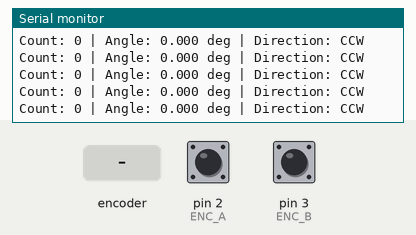
The sketch below on a simulated Arduino Uno, built with avr-gcc and run on an emulated ATmega328P. Parts: the last lines printed to the serial monitor. The test bench sets the inputs (shaded band); at power-on: pin 2 (ENC_A) HIGH, pin 3 (ENC_B) HIGH.

Above: at 1.2 s.
1.3 s: rotary encoder on pin 2 (ENC_A) / pin 3 (ENC_B) turned 1 step (first pin leading)
At 1.33 s:
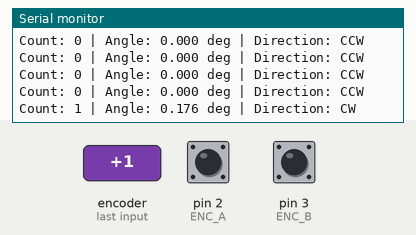
3.0 s: rotary encoder on pin 2 (ENC_A) / pin 3 (ENC_B) turned 3 steps (first pin leading)
At 3.04 s:
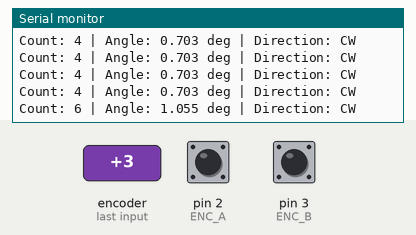
6.6 s: rotary encoder on pin 2 (ENC_A) / pin 3 (ENC_B) turned 2 steps (second pin leading)
At 6.67 s:
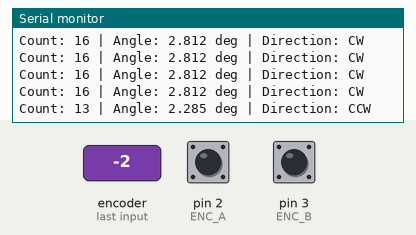
Timing chart, 0 to 9.6 s (numbered marks = the images above; inputs shaded):
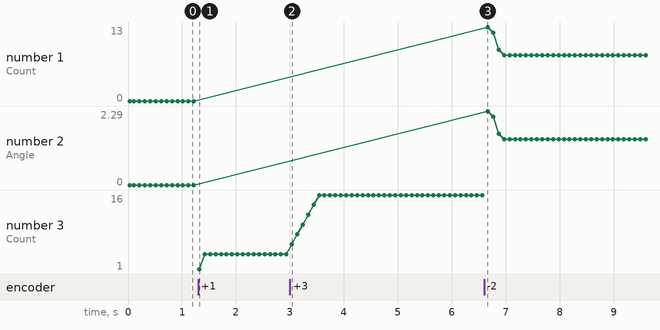

The sketch:

InterruptEncoderTest.ino
```cpp
// ================= ENCODER PINS =================
#define ENC_A 2   // INT0; Green Wire
#define ENC_B 3   // INT1; White Wire

// ================= ENCODER VARIABLES =================
volatile long encoderCount = 0;
volatile int encoderDirection = 0;
volatile uint8_t lastState = 0;

// Quadrature state transition table
// index = (lastState << 2) | currentState
// value = +1, -1, or 0
const int8_t quadTable[16] = {
   0, -1,  1,  0,
   1,  0,  0, -1,
  -1,  0,  0,  1,
   0,  1, -1,  0
};

// ================= ENCODER ISR =================
void encoderISR() {
  uint8_t currentState =
    (digitalRead(ENC_A) << 1) | digitalRead(ENC_B);

  uint8_t index = (lastState << 2) | currentState;
  int8_t delta = quadTable[index];

  if (delta != 0) {
    encoderCount += delta;
    encoderDirection = (delta > 0) ? 1 : -1;
  }

  lastState = currentState;
}

// ================= SETUP =================
void setup() {
  Serial.begin(9600);

  pinMode(ENC_A, INPUT_PULLUP);
  pinMode(ENC_B, INPUT_PULLUP);

  // Read initial encoder state
  lastState =
    (digitalRead(ENC_A) << 1) | digitalRead(ENC_B);

  // Attach interrupts for full 4× decoding
  attachInterrupt(digitalPinToInterrupt(ENC_A), encoderISR, CHANGE);
  attachInterrupt(digitalPinToInterrupt(ENC_B), encoderISR, CHANGE);

  Serial.println("4x Quadrature Encoder Ready");
}

// ================= LOOP =================
void loop() {
  long count;
  int dir;

  // Atomic read
  noInterrupts();
  count = encoderCount;
  dir = encoderDirection;
  interrupts();

  // Convert count to angle (degrees)
  float angle = (count * 360.0) / 2048.0;
  // Convert count to radians
  float rads = (count * 2 * PI) / 2048.0;

  Serial.print("Count: ");
  Serial.print(count);
  Serial.print(" | Angle: ");
  Serial.print(angle, 3);
  Serial.print(" deg | Direction: ");
  Serial.println(dir == 1 ? "CW" : "CCW");

  delay(100);
}
```

Measured:
- after the input at 1.3 s, the serial monitor: prints a new line at once (image 1)
- after the input at 3.0 s, the serial monitor: prints a new line at once (image 2)
- after the input at 6.6 s, the serial monitor: prints a new line after 0.07 s (image 3)
- plotted number 1: 0 → 8 after the input at 6.6 s
- plotted number 2: 0 → 1.41 after the input at 6.6 s
- plotted number 3: 4 → 16 after the input at 3.0 s
